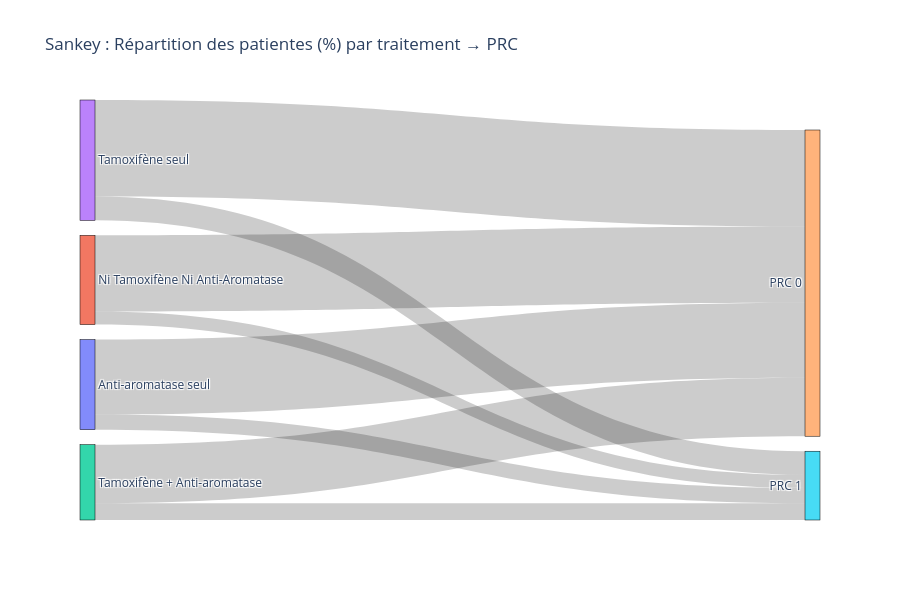

Write notebook code for a chart like this one.
### Code cell
import plotly.graph_objects as go
import pandas as pd

# 1. Créer la variable “Traitement” (4 combinaisons possibles)
def label_trt(row):
    if row["Tamoxifen"] == 1 and row["Anti_arom"] == 0:
        return "Tamoxifène seul"
    elif row["Tamoxifen"] == 0 and row["Anti_arom"] == 1:
        return "Anti-aromatase seul"
    elif row["Tamoxifen"] == 1 and row["Anti_arom"] == 1:
        return "Tamoxifène + Anti-aromatase"
    else:
        return "Ni Tamoxifène Ni Anti-Aromatase"

# Utiliser df_long mais *un seul enregistrement par patiente* pour la répartition globale :
df_patients_trt = (
    df_long.drop_duplicates(subset=["ID_PATIENT"])
    .copy()
)
df_patients_trt["Traitement"] = df_patients_trt.apply(label_trt, axis=1)
df_patients_trt["PRC_Label"] = df_patients_trt["PRC"].map({0: "PRC 0", 1: "PRC 1"})

# 2. Agréger pour le Sankey
links = (
    df_patients_trt.groupby(['Traitement', 'PRC_Label'])["ID_PATIENT"]
    .nunique()
    .reset_index(name="count")
)

# 3. (Optionnel) Pourcentages
total = links["count"].sum()
links["pourcentage"] = links["count"] / total * 100

# 4. Labels pour Sankey
labels = list(links["Traitement"].unique()) + list(links["PRC_Label"].unique())
label_indices = {k: v for v, k in enumerate(labels)}

sources = links["Traitement"].map(label_indices)
targets = links["PRC_Label"].map(label_indices)
values = links["pourcentage"]  # Pourcentage pour chaque flux

# 5. Sankey (en %)
fig = go.Figure(go.Sankey(
    node=dict(
        pad=15, thickness=15, line=dict(color="black", width=0.5),
        label=labels
    ),
    link=dict(
        source=sources,
        target=targets,
        value=values,
        label=[f"{v:.1f}%" for v in values]
    )
))
fig.update_layout(title="Sankey : Répartition des patientes (%) par traitement → PRC", font_size=12, width=900, height=600)
fig.show()

### Figure 1 — Plotly figure (JSON) as saved in the notebook; plotly's stock layout.template omitted (floating-point values rounded to 4 significant figures)
{"data": [{"link": {"label": ["20.0%", "4.0%", "20.3%", "3.5%", "15.6%", "4.5%", "25.8%", "6.3%"], "source": [0, 0, 1, 1, 2, 2, 3, 3], "target": [4, 5, 4, 5, 4, 5, 4, 5], "value": [19.98, 4.039, 20.31, 3.493, 15.61, 4.476, 25.76, 6.332]}, "node": {"label": ["Anti-aromatase seul", "Ni Tamoxifène Ni Anti-Aromatase", "Tamoxifène + Anti-aromatase", "Tamoxifène seul", "PRC 0", "PRC 1"], "line": {"color": "black", "width": 0.5}, "pad": 15, "thickness": 15}, "type": "sankey"}], "layout": {"font": {"size": 12}, "height": 600, "title": {"text": "Sankey : Répartition des patientes (%) par traitement → PRC"}, "width": 900}}
